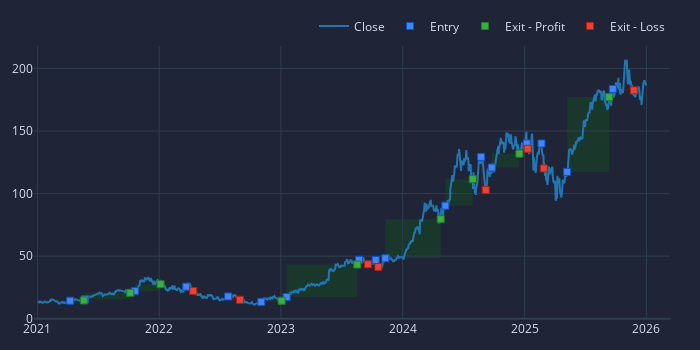

Notebook source saved alongside this figure:
### Markdown cell above
## 3. Testing the Moving Average Crossover Strategy

Now, let's try to beat the market using a classic Golden Cross strategy.

- Buy when Fast MA crosses above Slow MA.
- Sell when Fast MA crosses below Slow MA.

### Code cell
# 1. Define Parameters
fast_window = 10
slow_window = 50

# 2. Calculate Indicators
fast_ma = vbt.MA.run(price, fast_window, short_name='fast')
slow_ma = vbt.MA.run(price, slow_window, short_name='slow')

# 3. Generate Signals
entries = fast_ma.ma_crossed_above(slow_ma)
exits = fast_ma.ma_crossed_below(slow_ma)

# 4. Run Backtest
pf_ma = vbt.Portfolio.from_signals(
    price, 
    entries, 
    exits, 
    init_cash=10000,
    fees=0.001
)

# 5. Visualize Trades for NVDA (Example)
fig = price['NVDA'].vbt.plot(trace_kwargs=dict(name='Close'))
pf_ma[fast_window, slow_window, 'NVDA'].positions.plot(close_trace_kwargs=dict(visible=False), fig=fig)
fig.show()

print(f"MA Strategy Average Return: {pf_ma.total_return().mean():.2%}")

### Figure 1 — Plotly figure (JSON) as saved in the notebook; plotly's stock layout.template omitted (floating-point values rounded to 4 significant figures; data arrays with more than 128 entries replaced by an {"elided": "..."} marker saying what was removed)
{"data": [{"name": "Close", "showlegend": true, "type": "scatter", "uid": "dec4abeb-6c1f-4f78-80f8-f17c2e5f9871", "x": {"elided": "1255 str values"}, "y": {"elided": "1255 float values"}}, {"line": {"color": "#1f77b4"}, "name": "Close", "showlegend": true, "type": "scatter", "uid": "8f5c391f-495c-4b5c-a3eb-dfd003b4e511", "visible": false, "x": {"elided": "1255 str values"}, "y": {"elided": "1255 float values"}}, {"customdata": [[0, 695.5, 9.99, "Long"], [1, 649.6, 10.12, "Long"], [2, 607.2, 13.39, "Long"], [3, 652.4, 16.69, "Long"], [4, 812.5, 14.43, "Long"], [5, 911.7, 12.22, "Long"], [6, 749.5, 13.01, "Long"], [7, 687.4, 32.36, "Long"], [8, 636.0, 29.84, "Long"], [9, 543.5, 26.25, "Long"], [10, 478.0, 43.19, "Long"], [11, 411.5, 53.21, "Long"], [12, 349.3, 42.21, "Long"], [13, 328.4, 46.01, "Long"], [14, 317.9, 44.53, "Long"], [15, 324.8, 38.11, "Long"], [16, 312.7, 57.42, "Long"]], "hovertemplate": "Position Id: %{customdata[0]}<br>Size: %{customdata[1]:.6f}<br>Entry Timestamp: %{x}<br>Avg Entry Price: %{y}<br>Entry Fees: %{customdata[2]:.6f}<br>Direction: %{customdata[3]}", "marker": {"color": "#4285F4", "line": {"color": "rgb(11,84,205)", "width": 1}, "size": 7, "symbol": "square"}, "mode": "markers", "name": "Entry", "type": "scatter", "uid": "17ed7b04-4b38-4da4-9639-9a23e8cf66d6", "x": ["2021-04-09T04:00:00+00:00", "2021-05-24T04:00:00+00:00", "2021-10-20T04:00:00+00:00", "2022-03-23T04:00:00+00:00", "2022-07-27T04:00:00+00:00", "2022-11-03T04:00:00+00:00", "2023-01-18T05:00:00+00:00", "2023-08-23T04:00:00+00:00", "2023-10-12T04:00:00+00:00", "2023-11-10T05:00:00+00:00", "2024-05-08T04:00:00+00:00", "2024-08-23T04:00:00+00:00", "2024-09-24T04:00:00+00:00", "2025-01-07T05:00:00+00:00", "2025-02-20T05:00:00+00:00", "2025-05-08T04:00:00+00:00", "2025-09-22T04:00:00+00:00"], "y": [14.36, 15.57, 22.06, 25.59, 17.76, 13.4, 17.36, 47.08, 46.91, 48.3, 90.37, 129.3, 120.8, 140.1, 140.1, 117.3, 183.6]}, {"customdata": [[0, 695.5, 10.14, 127.3, 0.01274, "Long", "29 days 00:00:00"], [1, 649.6, 13.42, 3279.0, 0.3241, "Long", "94 days 00:00:00"], [2, 607.2, 16.73, 3305.0, 0.2468, "Long", "53 days 00:00:00"], [5, 911.7, 13.04, 792.1, 0.06482, "Long", "40 days 00:00:00"], [6, 749.5, 32.43, 19370.0, 1.489, "Long", "147 days 00:00:00"], [9, 543.5, 43.28, 16960.0, 0.646, "Long", "112 days 00:00:00"], [10, 478.0, 53.32, 10030.0, 0.2321, "Long", "55 days 00:00:00"], [12, 349.3, 46.1, 3802.0, 0.09007, "Long", "58 days 00:00:00"], [15, 324.8, 57.53, 19330.0, 0.5072, "Long", "86 days 00:00:00"]], "hovertemplate": "Position Id: %{customdata[0]}<br>Size: %{customdata[1]:.6f}<br>Exit Timestamp: %{x}<br>Avg Exit Price: %{y}<br>Exit Fees: %{customdata[2]:.6f}<br>PnL: %{customdata[3]:.6f}<br>Return: %{customdata[4]:.2%}<br>Direction: %{customdata[5]}<br>Duration: %{customdata[6]}", "marker": {"color": "#37B13F", "line": {"color": "rgb(38,123,44)", "width": 1}, "size": 7, "symbol": "square"}, "mode": "markers", "name": "Exit - Profit", "type": "scatter", "uid": "a09c196f-3fa0-4460-84b5-6f9ca367cea5", "x": ["2021-05-20T04:00:00+00:00", "2021-10-06T04:00:00+00:00", "2022-01-05T05:00:00+00:00", "2023-01-03T05:00:00+00:00", "2023-08-18T04:00:00+00:00", "2024-04-24T04:00:00+00:00", "2024-07-29T04:00:00+00:00", "2024-12-16T05:00:00+00:00", "2025-09-11T04:00:00+00:00"], "y": [14.58, 20.66, 27.55, 14.3, 43.27, 79.64, 111.5, 132.0, 177.2]}, {"customdata": [[3, 652.4, 14.46, -2266.0, -0.1357, "Long", "15 days 00:00:00"], [4, 812.5, 12.24, -2214.0, -0.1534, "Long", "25 days 00:00:00"], [7, 687.4, 29.9, -2530.0, -0.07817, "Long", "18 days 00:00:00"], [8, 636.0, 26.3, -3589.0, -0.1203, "Long", "6 days 00:00:00"], [11, 411.5, 42.29, -11010.0, -0.2069, "Long", "9 days 00:00:00"], [13, 328.4, 44.62, -1479.0, -0.03215, "Long", "2 days 00:00:00"], [14, 317.9, 38.19, -6426.0, -0.1443, "Long", "5 days 00:00:00"], [16, 312.7, 57.09, -446.0, -0.007767, "Long", "45 days 00:00:00"]], "hovertemplate": "Position Id: %{customdata[0]}<br>Size: %{customdata[1]:.6f}<br>Exit Timestamp: %{x}<br>Avg Exit Price: %{y}<br>Exit Fees: %{customdata[2]:.6f}<br>PnL: %{customdata[3]:.6f}<br>Return: %{customdata[4]:.2%}<br>Direction: %{customdata[5]}<br>Duration: %{customdata[6]}", "marker": {"color": "#EA4335", "line": {"color": "rgb(181,31,18)", "width": 1}, "size": 7, "symbol": "square"}, "mode": "markers", "name": "Exit - Loss", "type": "scatter", "uid": "5de2475b-3c93-4739-b40a-2f5923b09def", "x": ["2022-04-13T04:00:00+00:00", "2022-08-31T04:00:00+00:00", "2023-09-19T04:00:00+00:00", "2023-10-20T04:00:00+00:00", "2024-09-06T04:00:00+00:00", "2025-01-10T05:00:00+00:00", "2025-02-27T05:00:00+00:00", "2025-11-24T05:00:00+00:00"], "y": [22.16, 15.07, 43.49, 41.36, 102.8, 135.9, 120.1, 182.5]}], "layout": {"height": 350, "legend": {"orientation": "h", "traceorder": "normal", "x": 1, "xanchor": "right", "y": 1.02, "yanchor": "bottom"}, "margin": {"b": 30, "l": 30, "r": 30, "t": 30}, "shapes": [{"fillcolor": "green", "layer": "below", "line": {"width": 0}, "opacity": 0.2, "type": "rect", "x0": "2021-04-09T04:00:00+00:00", "x1": "2021-05-20T04:00:00+00:00", "xref": "x", "y0": 14.36, "y1": 14.58, "yref": "y"}, {"fillcolor": "green", "layer": "below", "line": {"width": 0}, "opacity": 0.2, "type": "rect", "x0": "2021-05-24T04:00:00+00:00", "x1": "2021-10-06T04:00:00+00:00", "xref": "x", "y0": 15.57, "y1": 20.66, "yref": "y"}, {"fillcolor": "green", "layer": "below", "line": {"width": 0}, "opacity": 0.2, "type": "rect", "x0": "2021-10-20T04:00:00+00:00", "x1": "2022-01-05T05:00:00+00:00", "xref": "x", "y0": 22.06, "y1": 27.55, "yref": "y"}, {"fillcolor": "green", "layer": "below", "line": {"width": 0}, "opacity": 0.2, "type": "rect", "x0": "2022-11-03T04:00:00+00:00", "x1": "2023-01-03T05:00:00+00:00", "xref": "x", "y0": 13.4, "y1": 14.3, "yref": "y"}, {"fillcolor": "green", "layer": "below", "line": {"width": 0}, "opacity": 0.2, "type": "rect", "x0": "2023-01-18T05:00:00+00:00", "x1": "2023-08-18T04:00:00+00:00", "xref": "x", "y0": 17.36, "y1": 43.27, "yref": "y"}, {"fillcolor": "green", "layer": "below", "line": {"width": 0}, "opacity": 0.2, "type": "rect", "x0": "2023-11-10T05:00:00+00:00", "x1": "2024-04-24T04:00:00+00:00", "xref": "x", "y0": 48.3, "y1": 79.64, "yref": "y"}, {"fillcolor": "green", "layer": "below", "line": {"width": 0}, "opacity": 0.2, "type": "rect", "x0": "2024-05-08T04:00:00+00:00", "x1": "2024-07-29T04:00:00+00:00", "xref": "x", "y0": 90.37, "y1": 111.5, "yref": "y"}, {"fillcolor": "green", "layer": "below", "line": {"width": 0}, "opacity": 0.2, "type": "rect", "x0": "2024-09-24T04:00:00+00:00", "x1": "2024-12-16T05:00:00+00:00", "xref": "x", "y0": 120.8, "y1": 132.0, "yref": "y"}, {"fillcolor": "green", "layer": "below", "line": {"width": 0}, "opacity": 0.2, "type": "rect", "x0": "2025-05-08T04:00:00+00:00", "x1": "2025-09-11T04:00:00+00:00", "xref": "x", "y0": 117.3, "y1": 177.2, "yref": "y"}, {"fillcolor": "red", "layer": "below", "line": {"width": 0}, "opacity": 0.2, "type": "rect", "x0": "2022-03-23T04:00:00+00:00", "x1": "2022-04-13T04:00:00+00:00", "xref": "x", "y0": 25.59, "y1": 22.16, "yref": "y"}, {"fillcolor": "red", "layer": "below", "line": {"width": 0}, "opacity": 0.2, "type": "rect", "x0": "2022-07-27T04:00:00+00:00", "x1": "2022-08-31T04:00:00+00:00", "xref": "x", "y0": 17.76, "y1": 15.07, "yref": "y"}, {"fillcolor": "red", "layer": "below", "line": {"width": 0}, "opacity": 0.2, "type": "rect", "x0": "2023-08-23T04:00:00+00:00", "x1": "2023-09-19T04:00:00+00:00", "xref": "x", "y0": 47.08, "y1": 43.49, "yref": "y"}, {"fillcolor": "red", "layer": "below", "line": {"width": 0}, "opacity": 0.2, "type": "rect", "x0": "2023-10-12T04:00:00+00:00", "x1": "2023-10-20T04:00:00+00:00", "xref": "x", "y0": 46.91, "y1": 41.36, "yref": "y"}, {"fillcolor": "red", "layer": "below", "line": {"width": 0}, "opacity": 0.2, "type": "rect", "x0": "2024-08-23T04:00:00+00:00", "x1": "2024-09-06T04:00:00+00:00", "xref": "x", "y0": 129.3, "y1": 102.8, "yref": "y"}, {"fillcolor": "red", "layer": "below", "line": {"width": 0}, "opacity": 0.2, "type": "rect", "x0": "2025-01-07T05:00:00+00:00", "x1": "2025-01-10T05:00:00+00:00", "xref": "x", "y0": 140.1, "y1": 135.9, "yref": "y"}, {"fillcolor": "red", "layer": "below", "line": {"width": 0}, "opacity": 0.2, "type": "rect", "x0": "2025-02-20T05:00:00+00:00", "x1": "2025-02-27T05:00:00+00:00", "xref": "x", "y0": 140.1, "y1": 120.1, "yref": "y"}, {"fillcolor": "red", "layer": "below", "line": {"width": 0}, "opacity": 0.2, "type": "rect", "x0": "2025-09-22T04:00:00+00:00", "x1": "2025-11-24T05:00:00+00:00", "xref": "x", "y0": 183.6, "y1": 182.5, "yref": "y"}], "width": 700}}
